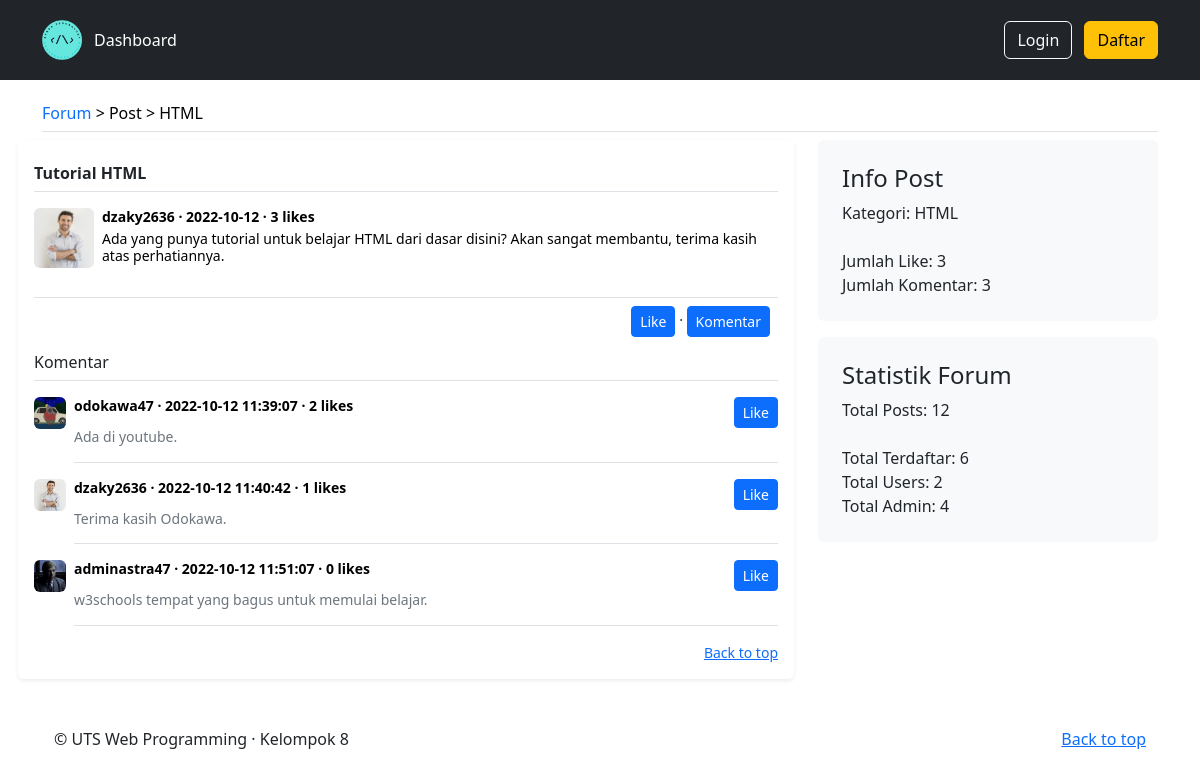
/detailpost.php?id=19, run on the app's committed database.
### tables this page shows
CREATE TABLE `posts` (
  `id` int(11) NOT NULL,
  `topic_id` int(11) NOT NULL,
  `user_id` int(11) NOT NULL,
  `author` varchar(20) NOT NULL,
  `title` varchar(128) NOT NULL,
  `body` text NOT NULL,
  `created_at` datetime NOT NULL DEFAULT current_timestamp()
);

CREATE TABLE `users` (
  `id` int(11) NOT NULL,
  `username` varchar(20) NOT NULL,
  `password` varchar(120) NOT NULL,
  `namalengkap` varchar(50) NOT NULL,
  `email` varchar(40) NOT NULL,
  `fotoprofil` varchar(256) NOT NULL,
  `role` varchar(10) NOT NULL,
  `date_added` datetime NOT NULL DEFAULT current_timestamp(),
  `is_banned` bit(1) NOT NULL DEFAULT b'0'
);

CREATE TABLE `replies` (
  `id` int(11) NOT NULL,
  `post_id` int(11) NOT NULL,
  `author` varchar(20) NOT NULL,
  `body` text NOT NULL,
  `created_at` datetime NOT NULL DEFAULT current_timestamp()
);

### detailpost.php (the view, shortened to what this page needs)
<?php
include('db.php');
$id = $_GET['id'];
if(isset($_SESSION['user_id'])){
  $user_id = $_SESSION['user_id'];
}else{
  $user_id = -1;
}
$sql = "SELECT posts.*,
(SELECT COUNT(likes_posts.id) FROM likes_posts WHERE likes_posts.post_id = posts.id) AS JumlahLikes,
likes_posts.user_id FROM posts
LEFT JOIN likes_posts ON likes_posts.post_id = posts.id AND likes_posts.user_id = $user_id
WHERE posts.id = $id GROUP BY posts.id";
$hasil = $kunci->query($sql);
$postdata = $hasil->fetch(PDO::FETCH_ASSOC);
$kategori = $postdata['topic_id'];
$kontenpost = nl2br($postdata['body']);
$sql = "SELECT name FROM topics WHERE id = $kategori";
$hasil = $kunci->query($sql);
$arraykategori = $hasil->fetch(PDO::FETCH_ASSOC);
$namakategori = implode("", $arraykategori);
$date = substr($postdata['created_at'], 0, 10);
$sql = "SELECT * FROM users WHERE username = ?";
$stmt = $kunci->prepare($sql);
$author = $postdata['author'];
$data = [$author];
$stmt->execute($data);
$dataauthor = $stmt->fetch(PDO::FETCH_ASSOC);
$sql = "SELECT COUNT(replies.post_id) AS TotalKomentar FROM posts
LEFT JOIN replies ON posts.id = replies.post_id WHERE replies.post_id = $id GROUP BY posts.id";
$hasil = $kunci->query($sql);
$arraytotalkomentar = $hasil->fetch(PDO::FETCH_ASSOC);
if($arraytotalkomentar == false){
  $totalkomentar = 0;
}else{
  $totalkomentar = implode("", $arraytotalkomentar);
}
$sql = "SELECT replies.*,
(SELECT users.fotoprofil FROM users WHERE users.username = replies.author) AS fotoprofil,
(SELECT COUNT(likes_replies.id) FROM likes_replies WHERE likes_replies.replies_id = replies.id) AS TotalLikes,
likes_replies.user_id
FROM replies
LEFT JOIN likes_replies ON likes_replies.replies_id = replies.id AND likes_replies.user_id = $user_id
WHERE replies.post_id = $id
ORDER BY replies.id ASC";
$hasil = $kunci->query($sql);
?>
<!doctype html>
<html lang="en">
    <head>
    </head>
<body>
<?php
include('navbar.php');
?>
<main class="container">
    <br>
    <h6 class="pb-2 border-bottom no-text-decoration  text-black"><a href="index.php" class="text-decoration-none">Forum</a> > Post > <?= $namakategori ?></h2>
  <div class="row g-5">
    <div class="col-md-8 p-3 bg-body rounded shadow-sm">
    <h6 class="border-bottom pb-2 pt-2 mb-0 fw-bold"><?= nl2br(htmlspecialchars($postdata['title'], ENT_QUOTES, 'UTF-8')) ?> </h6>
    <div class="d-flex text-muted pt-3">
      <img src="assets/FotoUsers/<?= nl2br(htmlspecialchars($dataauthor['fotoprofil'], ENT_QUOTES, 'UTF-8')) ?>" class="bd-placeholder-img flex-shrink-0 me-2 rounded" width="60" height="60" role="img"></img>
      <p class="pb-3 mb-0 small lh-sm  text-black">
        <strong class="d-block text-black pb-1"><a href="infouser.php?id=<?= $postdata['user_id'] ?>" class="text-decoration-none text-black">
        <?= $postdata['author']; ?></a> &middot; <?= $date; ?> &middot; <?= $postdata['JumlahLikes']; ?> likes </strong>
        <?= nl2br(htmlspecialchars($kontenpost, ENT_QUOTES, 'UTF-8'))?>
      </p>
    </div>
        <small class="d-block text-end border-top p-2 mt-3">
                <?php
                  if(!isset($postdata['user_id'])){
                ?>
                  <form action="like_process.php" method="POST" style="display:inline">
                  <input type="submit" class="btn btn-primary btn-sm" value="Like">
                </form>
                <?php
                }
                ?>
            &middot;
            <a href="buatkomentar.php?id=<?= $postdata['id'] ?>" class="btn btn-primary btn-sm" role="button">Komentar</a>
        </small>
<h6 class="border-bottom pb-2 pt-2 mb-0">Komentar</h6>
    <?php
    while($datakomentar = $hasil->fetch(PDO::FETCH_ASSOC)){
    ?>
    <div class="d-flex text-muted pt-3">
      <img src="assets/FotoUsers/<?=nl2br(htmlspecialchars($datakomentar['fotoprofil'], ENT_QUOTES, 'UTF-8'))?>" class="bd-placeholder-img flex-shrink-0 me-2 rounded" width="32" height="32"></img>
      <div class="pb-3 mb-0 small lh-sm border-bottom w-100">
        <div class="d-flex justify-content-between">
          <strong class="text-black"><a href="infouser.php?name=<?= nl2br(htmlspecialchars($datakomentar['author'], ENT_QUOTES, 'UTF-8'))?>" class="text-decoration-none text-black">
          <?=nl2br(htmlspecialchars($datakomentar['author'], ENT_QUOTES, 'UTF-8'))?></a> &middot; <?= $datakomentar['created_at']?> &middot; <?= $datakomentar['TotalLikes']?> likes</strong>
          <div>
          <?php
                  if(!isset($datakomentar['user_id'])){
                ?>
                  <form action="like_process.php" method="POST" style="display:inline">
                  <input type="submit" class="btn btn-primary btn-sm" value="Like">
                </form>
                <?php
                }
                ?>
        </div>
        </div>
        <span class="d-block"><?= nl2br(htmlspecialchars($datakomentar['body'], ENT_QUOTES, 'UTF-8'))?></span>
      </div>
    </div>
    <?php
    }
    ?>
    <small class="d-block text-end mt-3">
      <a href="#">Back to top</a>
    </small>
</div>
<div class="col-md-4">
      <div class="position-sticky" style="top: 2rem;">
        <div class="p-4 mb-3 bg-light rounded">
          <h4>Info Post</h4>
          <p class="mb-0">Kategori: <?= $namakategori ?></p>
          <p class="mb-0">&nbsp;</p>
          <p class="mb-0">Jumlah Like: <?= $postdata['JumlahLikes'] ?></p>
          <p class="mb-0">Jumlah Komentar: <?= $totalkomentar ?></p>
        </div>
          <?php
          include('statistik.php');
          ?>
      </div>
    </div>
  </div>
<br><br>
<?php
  include('footer.php');
?>
  </body>
</html>

### data on the page
posts: title "Tutorial HTML", author "dzaky2636", created_at "2022-10-12", body "Ada yang punya tutorial untuk belajar HTML dari dasar disini? Akan sangat membantu, terima kasih atas perhatiannya."
users: fotoprofil (picture)
replies: shows a picture, author "odokawa47", created_at "2022-10-12 11:39:07", TotalLikes "2", body "Ada di youtube."
replies: shows a picture, author "dzaky2636", created_at "2022-10-12 11:40:42", TotalLikes "1", body "Terima kasih Odokawa."
replies: shows a picture, author "adminastra47", created_at "2022-10-12 11:51:07", TotalLikes "0", body "w3schools tempat yang bagus untuk memulai belajar."

### other printed values
$namakategori "HTML"
$postdata['JumlahLikes'] "3"
$totalkomentar "3"
$pdoposts "12"
$pdoakun "6"
$pdouser "2"
$pdoadmin "4"
